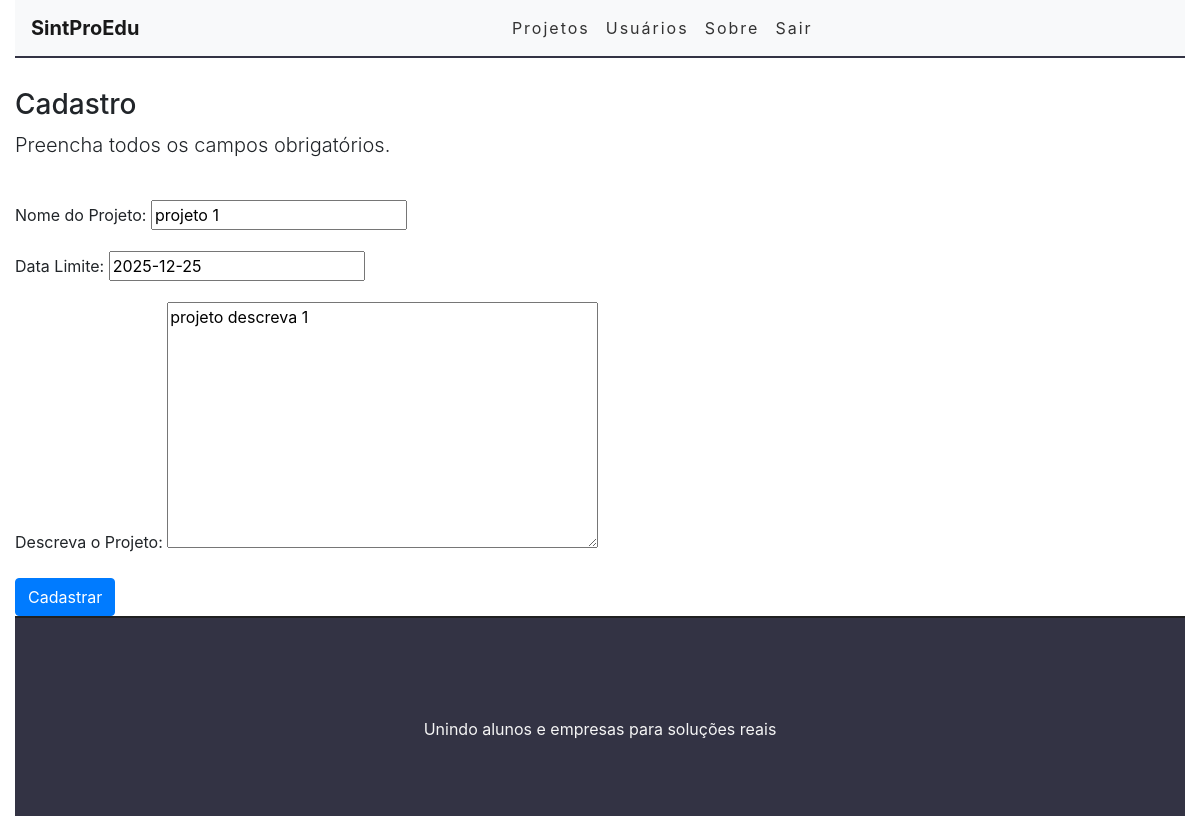
/editar/projeto/5 (signed in), run on the app's committed database.
### core/models.py (models this page shows, shortened)
class Projeto(models.Model):
    titulo = models.CharField(max_length=50, null=False, verbose_name='Nome do Projeto')
    dataInicio = models.DateTimeField(auto_now_add=True, verbose_name='Data Inicial')
    atualiza = models.DateTimeField(auto_now=True)
    dataLimite = models.DateField(null=False, blank=False, verbose_name='Data Limite')
    descreva = models.TextField(null=False, blank=False, verbose_name='Descreva o Projeto')
    usuarioEmpresa = models.ForeignKey(User, on_delete=models.CASCADE)

### core/views.py (the view)
# urls.py: path('editar/projeto/<int:pk>', ProjetoUpdate.as_view(), name='editar-projeto'),
class ProjetoUpdate(LoginRequiredMixin, GroupRequiredMixin, UpdateView):
    login_url = reverse_lazy('login')
    group_required = u'GrupoEmpresa'
    model = Projeto
    fields = ['titulo', 'dataLimite', 'descreva']
    template_name = 'cadastro/form.html'
    success_url = reverse_lazy('listar-projeto')
    def get_object(self, queryset=None):
        self.object = get_object_or_404(Projeto,pk=self.kwargs['pk'], usuarioEmpresa=self.request.user)
        return self.object

### core/templates/cadastro/form.html (shortened to what this page needs)
{% extends "paginas/base.html" %}
{% load static %}
{% block content %}
<h3>Cadastro</h3>
<p class = "lead">Preencha todos os campos obrigatórios.
</p>
<br>
<form action="" method="post">
    {{ form.as_p }}
    <button type="submit" class="btn btn-primary">Cadastrar</button>
</form>
{% endblock %}

### data on the page
Projeto: titulo "projeto 1", dataLimite "2025-12-25", descreva "projeto descreva 1"
